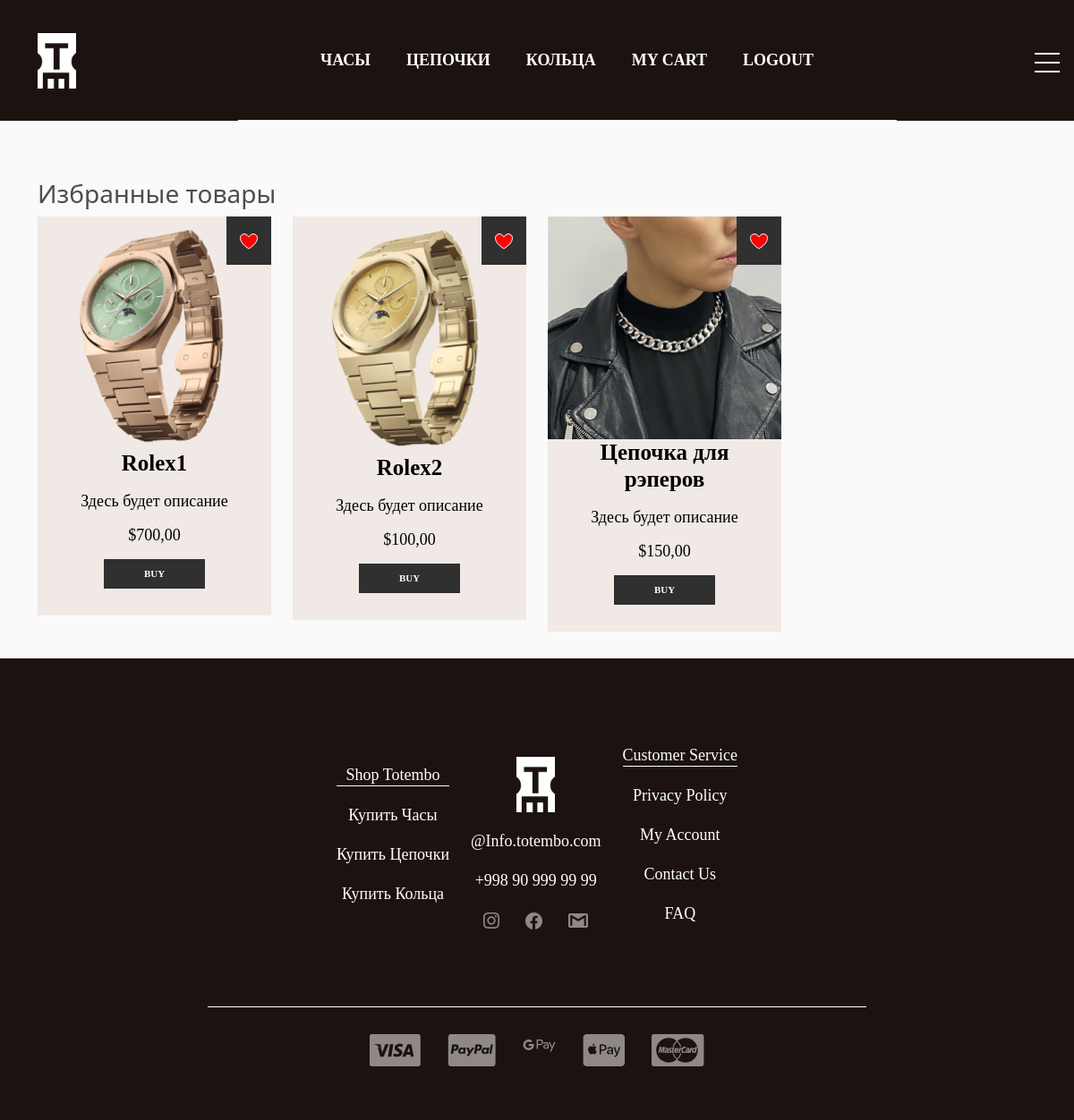
/favourite (signed in), run on the app's committed database.
### store/models.py (models this page shows, shortened)
class Category(models.Model):
    title = models.CharField(max_length=50, verbose_name='Наименование категории')
    image = models.ImageField(upload_to='categories/', null=True, blank=True, verbose_name='Изображение')
    slug = models.SlugField(unique=True)
    def get_absolute_url(self):
        return reverse('category', kwargs={'slug': self.slug})
    def __str__(self):
        return self.title
    class Meta:
        verbose_name = 'Категория'
        verbose_name_plural = 'категории'

class Product(models.Model):
    title = models.CharField(max_length=255, verbose_name='Название товара')
    price = models.DecimalField(max_digits=10, decimal_places=2, verbose_name='Цена')
    quantity = models.IntegerField(default=0, verbose_name='Кол-во на складе')
    description = models.TextField(default='Здесь будет описание', verbose_name='Описание')
    size = models.IntegerField(default=30, verbose_name='Размер в мм')
    color = models.CharField(max_length=30, default='Серебро', verbose_name='Цвет/материал')
    created_at = models.DateTimeField(auto_now_add=True, verbose_name='Дата создания')
    category = models.ForeignKey(Category, on_delete=models.CASCADE,
                                 verbose_name='Категория', related_name='products')
    slug = models.SlugField(unique=True, null=True)
    def get_absolute_url(self):
        return reverse('product', kwargs={'slug': self.slug})
    def get_first_photo(self):
        if self.photos:
            try:
                return self.photos.first().image.url
            except:
                return 'https://studenthack.uz/wp-content/uploads/2021/11/%D0%A4%D0%BE%D1%82%D0%BE-%D1%81%D0%BA%D0%BE%D1%80%D0%BE-%D0%B1%D1%83%D0%B4%D0%B5%D1%82.png'
        else:
            return 'https://studenthack.uz/wp-content/uploads/2021/11/%D0%A4%D0%BE%D1%82%D0%BE-%D1%81%D0%BA%D0%BE%D1%80%D0%BE-%D0%B1%D1%83%D0%B4%D0%B5%D1%82.png'
    class Meta:
        verbose_name = 'Товар'
        verbose_name_plural = 'Товары'

class Gallery(models.Model):
    product = models.ForeignKey(Product, on_delete=models.CASCADE, related_name='photos')
    image = models.ImageField(upload_to='products', verbose_name='Изображение')
    class Meta:
        verbose_name = 'Изображение'
        verbose_name_plural = 'Галлерея товаров'

### store/views.py (the view)
# urls.py: path('favourite', FavouriteView.as_view(), name='favourite'),
class FavouriteView(ListView):
    model = Favourite
    context_object_name = 'products'
    template_name = 'store/favourite_products.html'
    def get_queryset(self):
        user = self.request.user
        favs = Favourite.objects.filter(user=user)
        products = [i.product for i in favs]
        return products

### store/templatetags/store_tags.py (called while the page is built)
@register.simple_tag()
def get_categories():
    return Category.objects.all()

@register.simple_tag()
def get_favourite(user):
    favs = Favourite.objects.filter(user=user)
    products = [i.product for i in favs]
    return products

### store/templates/store/favourite_products.html (shortened to what this page needs)
{% extends 'base.html' %}
{% block main %}
    <main>
        <section class="category_products">
            <div class="container">
                <h3>Избранные товары</h3>
                <div class="row">
                    {% for product in products %}
                        {% include 'store/components/_product_card.html' %}
                    {% endfor %}
                </div>
            </div>
        </section>
    </main>
{% endblock main %}

### templates/components/_header_nav_menu.html
{% load store_tags %}
<ul class="header_nav-menu d-flex justify-content-center flex-wrap text-center">
    {% get_categories as categories %}
    {% for category in categories %}
    <li class="header_nav-item">
        <a class="header_nav-link " href="{{ category.get_absolute_url }}">
            {{ category|upper }}
        </a>
    </li>
    {% endfor %}
    {% if request.user.is_authenticated %}
    <li class="header_nav-item mt-3 mt-lg-0">
        <a class="header_nav-link " href="{% url 'cart' %}">MY CART</a>
    </li>
    {% endif %}
    <li class="header_nav-item mt-3 mt-lg-0">
        {% if not request.user.is_authenticated %}
        <a class="header_nav-link " href="{% url 'login_register' %}">
            SIGN UP
        </a>
        {% else %}
        <a class="header_nav-link " href="{% url 'logout' %}">
            LOGOUT
        </a>
        {% endif %}
    </li>
</ul>

### store/templates/store/components/_product_card.html (shortened to what this page needs)
{% load store_tags %}
<div class="col-12 col-sm-6 col-md-4 col-lg-3">
    <div class="product_card text-center">
        <div class="product_card-basket">
            {% if request.user.is_authenticated %}
            <a href="{% url 'save_or_delete_fav' product.slug %}" class="product_card_basket-link basket_icon">
            </a>
            {% endif %}
        </div>
        <a class="product_card-detail" href="{{ product.get_absolute_url }}">
            <div class="w-100">
                <img class="product_card-img img-fluid" src="{{ product.get_first_photo }}" alt="">
            </div>
            <div class="product_card-description">
                <p class="product_card-name">{{ product.title }}</p>
                <p class="product_card-desc">{{ product.description }}</p>
                <p class="product_card-price">${{ product.price }}</p>
            </div>
        </a>
        {% if request.user.is_authenticated %}
        <a href="{% url 'to_cart' product.pk 'add' %}" class="product_card-btn">BUY</a>
        {% else %}
        <a href="{% url 'login_register' %}" class="product_card-btn">BUY</a>
        {% endif %}
    </div>
</div>

### templates/components/_footer.html (shortened to what this page needs)
{% load static %}
{% load store_tags %}
<footer>
    <div class="container">
        <div class="row flex-column flex-md-row justify-content-center align-items-center text-center">
            <div class="col-auto mt-2 mt-md-0">
                <ul class="">
                    <li class="footer_nav-item_header">
                        <a class="footer_nav-link_header" href="{% url 'product_list' %}">
                            Shop Totembo
                        </a>
                    </li>
                    {% get_categories as categories %}
                    {% for category in categories %}
                    <li class="footer_nav-item">
                        <a class="footer_nav-link" href="{{ category.get_absolute_url }}">
                            Купить {{ category.title }}
                        </a>
                    </li>
                    {% endfor %}
                </ul>
            </div>
            <div class="col-auto mt-2 mt-md-0">
                <ul>
                    <li class="footer_nav-item"><a href="">
                        <img src="{% static 'store/images/header_logo.jpg' %}" alt="">
                    </a></li>
                    <li class="footer_nav-item"><a class="footer_nav-link"
                                                   href="mailto: @Info.totembo.com">@Info.totembo.com</a></li>
                    <li class="footer_nav-item"><a class="footer_nav-link" href="tel: +998909999999">+998 90 999 99
                        99</a></li>
                    <li class="footer_nav-item d-flex justify-content-around align-items-center">
                        <a class="footer_svg" href="">
                        </a>
                        <a class="footer_svg" href="">
                        </a>
                        <a class="footer_svg" href="">
                        </a>
                    </li>
                </ul>
            </div>
            <div class="col-auto mt-2 mt-md-0">
                <ul>
                    <li class="footer_nav-item_header"><a class="footer_nav-link_header" href="">Customer
                        Service</a></li>
                    <li class="footer_nav-item"><a class="footer_nav-link" href="">Privacy Policy</a></li>
                    <li class="footer_nav-item"><a class="footer_nav-link" href="">My Account</a></li>
                    <li class="footer_nav-item"><a class="footer_nav-link" href="">Contact Us</a></li>
                    <li class="footer_nav-item"><a class="footer_nav-link" href="">FAQ</a></li>
                </ul>
            </div>
        </div>
        <div class="row justify-content-center">
            <div class="col-8">
                <ul class="footer_pay-block d-flex justify-content-center">
                    <li class="footer_pay-card footer_svg"><a href="">
                    </a></li>
                    <li class="footer_pay-card footer_svg"><a href="">
                    </a></li>
                    <li class="footer_pay-card footer_svg"><a href="">
                    </a></li>
                    <li class="footer_pay-card footer_svg"><a href="">
                    </a></li>
                    <li class="footer_pay-card footer_svg"><a href="">
                    </a></li>
                </ul>
            </div>
        </div>
    </div>
</footer>

### store/static/store/style/style.css (style rules this page uses)
ul, li { padding: 0; margin: 0; }
a, li { text-decoration: none; list-style: none; }
.header_nav-item { list-style: none; }
.header_nav-link { font-family: Montserrat; font-weight: 600; font-size: 18px; color: #fff; line-height: 22px; margin: 0 20px; text-decoration: none; }
.header_nav-menu { border-bottom: 1px solid white; padding: 55px 0; }
.product_card { position: relative; box-sizing: border-box; background: #F0E9E5; margin-bottom: 30px; transition: all 1s; padding-bottom: 30px; }
.product_card-description { padding: 0 15px; }
.product_card-name { font-family: Montserrat; font-weight: 600; font-size: 25px; line-height: 30px; color: #000000; }
.product_card-desc { font-family: Montserrat; font-weight: normal; font-size: 18px; line-height: 22px; color: #000000; }
.product_card-price { font-family: Montserrat; font-style: normal; font-weight: normal; font-size: 18px; line-height: 22px; color: #000000; }
.product_card-btn { display: inline-block; padding: 10px 45px; background: #303030; font-family: Montserrat; font-style: normal; font-weight: bold; font-size: 11px; line-height: 13px; color: #FFFFFF; transition: all 0.5s; }
.product_card_basket-link { position: absolute; top: 0; right: 0; display: block; padding: 15px; background: #303030; }
footer { background-color: #1C1311; padding-top: 90px; padding-bottom: 60px; }
.footer_nav-item_header { border-bottom: 1px solid white; }
.footer_nav-item { margin-top: 20px; }
.footer_nav-link { font-family: Montserrat; font-weight: 300; font-size: 18px; line-height: 22px; color: #FFFFFF; }
.footer_nav-link_header { font-family: Montserrat; font-weight: 500; font-size: 18px; line-height: 22px; color: #FFFFFF; }
.footer_pay-block { margin-top: 85px; padding-top: 30px; border-top: 1px solid white; }
.footer_pay-card { margin-left: 15px; margin-right: 15px; }

### store/static/store/style/additional_style.css (style rules this page uses)
body { background-color: hsl(0, 0%, 98%); }
h1,h2,h3,h4,h5,h6 { color:hsl(0, 0%, 30%); }

### data on the page
Category: title "ЧАСЫ", title "Часы"
Category: title "ЦЕПОЧКИ", title "Цепочки"
Category: title "КОЛЬЦА", title "Кольца"
Product: get_first_photo (picture), title "Rolex1", description "Здесь будет описание", price "700,00"
Product: get_first_photo (picture), title "Rolex2", description "Здесь будет описание", price "100,00"
Product: get_first_photo (picture), title "Цепочка для рэперов", description "Здесь будет описание", price "150,00"
